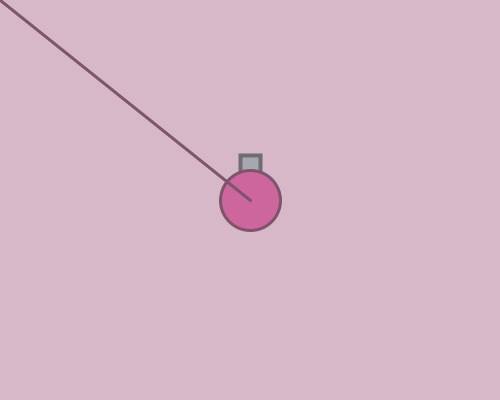
Frame 1 (no input)
Frame 60 (the mouse pressed at the canvas centre just before this capture): identical to frame 1, image omitted
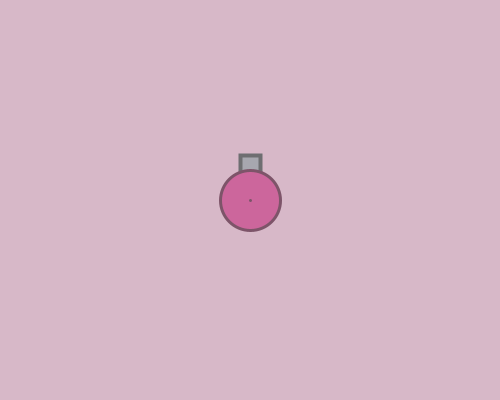
Frame 120 (the mouse held since frame 60 and released just before this capture)

The Processing sketch that drew these frames (run headless with seeded random() and noise(); from frame 60 on, the mouse is pressed at the canvas centre):

// Processing sketch: week07_01_arras01_background_fill_ellipse_rect
// ── week07_01_arras01_background_fill_ellipse_rect.pde
//week07_01_arras01_background_fill_ellipse_rect
void setup() {
  size(500, 400);
}
float x=250, y=200;
void draw() {
  background(215, 184, 200);
  fill(167,167,175);
  stroke(110,110,113);
  strokeWeight(4);
  rect(240,155,20,25);
  
  fill(204, 102, 156);
  stroke(125, 84, 105);
  strokeWeight(3);
  ellipse(x, y, 60, 60);
  
  line(x,y,mouseX,mouseY);
}
